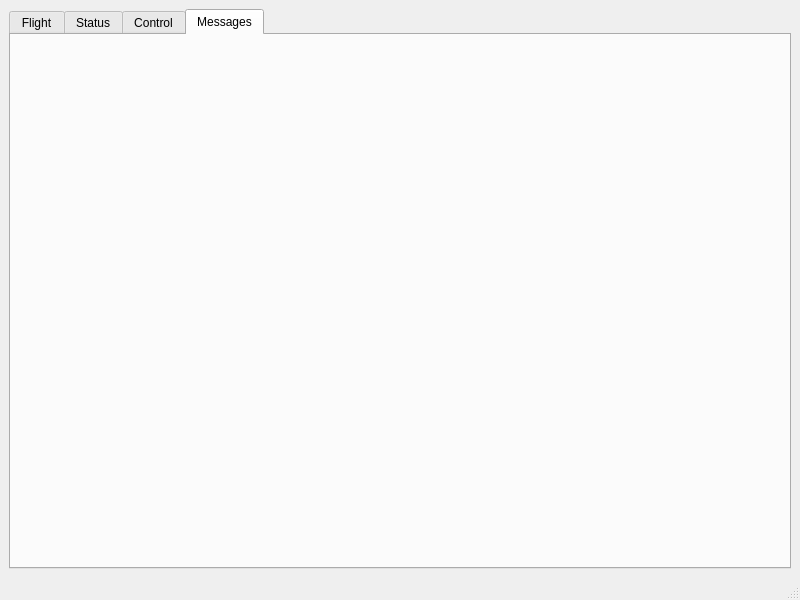
<?xml version="1.0" encoding="UTF-8"?>
<ui version="4.0">
 <class>MainWindow</class>
 <widget class="QMainWindow" name="MainWindow">
  <property name="geometry">
   <rect>
    <x>0</x>
    <y>0</y>
    <width>800</width>
    <height>600</height>
   </rect>
  </property>
  <property name="windowTitle">
   <string>MainWindow</string>
  </property>
  <widget class="QWidget" name="centralwidget">
   <layout class="QGridLayout" name="gridLayout">
    <item row="0" column="0">
     <widget class="QTabWidget" name="tabWidget">
      <property name="currentIndex">
       <number>3</number>
      </property>
      <widget class="QWidget" name="Flight">
       <attribute name="title">
        <string>Flight</string>
       </attribute>
      </widget>
      <widget class="QWidget" name="Status">
       <attribute name="title">
        <string>Status</string>
       </attribute>
      </widget>
      <widget class="QWidget" name="Control">
       <attribute name="title">
        <string>Control</string>
       </attribute>
      </widget>
      <widget class="QWidget" name="Messages">
       <attribute name="title">
        <string>Messages</string>
       </attribute>
      </widget>
     </widget>
    </item>
   </layout>
  </widget>
  <widget class="QMenuBar" name="menubar">
   <property name="geometry">
    <rect>
     <x>0</x>
     <y>0</y>
     <width>800</width>
     <height>22</height>
    </rect>
   </property>
  </widget>
  <widget class="QStatusBar" name="statusbar"/>
 </widget>
 <resources/>
 <connections/>
</ui>
